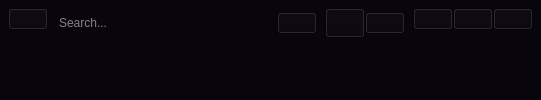
        <widget class="QFrame" name="header_frame">
         <property name="styleSheet">
          <string notr="true">background-color: rgb(9, 5, 13)</string>
         </property>
         <property name="frameShape">
          <enum>QFrame::StyledPanel</enum>
         </property>
         <property name="frameShadow">
          <enum>QFrame::Raised</enum>
         </property>
         <layout class="QHBoxLayout" name="horizontalLayout_2">
          <property name="spacing">
           <number>6</number>
          </property>
          <property name="leftMargin">
           <number>6</number>
          </property>
          <property name="topMargin">
           <number>6</number>
          </property>
          <property name="rightMargin">
           <number>6</number>
          </property>
          <property name="bottomMargin">
           <number>6</number>
          </property>
          <item alignment="Qt::AlignLeft|Qt::AlignTop">
           <widget class="QFrame" name="frame_5">
            <property name="frameShape">
             <enum>QFrame::StyledPanel</enum>
            </property>
            <property name="frameShadow">
             <enum>QFrame::Raised</enum>
            </property>
            <layout class="QHBoxLayout" name="horizontalLayout_7">
             <property name="spacing">
              <number>0</number>
             </property>
             <property name="leftMargin">
              <number>0</number>
             </property>
             <property name="topMargin">
              <number>0</number>
             </property>
             <property name="rightMargin">
              <number>0</number>
             </property>
             <property name="bottomMargin">
              <number>0</number>
             </property>
             <item alignment="Qt::AlignLeft|Qt::AlignTop">
              <widget class="QPushButton" name="open_close_side_bar">
               <property name="cursor">
                <cursorShape>PointingHandCursor</cursorShape>
               </property>
               <property name="text">
                <string/>
               </property>
               <property name="icon">
                <iconset>
                 <normaloff>qt_icons/align-left.svg</normaloff>qt_icons/align-left.svg</iconset>
               </property>
               <property name="iconSize">
                <size>
                 <width>30</width>
                 <height>30</height>
                </size>
               </property>
              </widget>
             </item>
            </layout>
           </widget>
          </item>
          <item alignment="Qt::AlignLeft|Qt::AlignTop">
           <widget class="QFrame" name="frame_3">
            <property name="frameShape">
             <enum>QFrame::StyledPanel</enum>
            </property>
            <property name="frameShadow">
             <enum>QFrame::Raised</enum>
            </property>
            <layout class="QHBoxLayout" name="horizontalLayout_6">
             <property name="spacing">
              <number>0</number>
             </property>
             <property name="leftMargin">
              <number>0</number>
             </property>
             <property name="topMargin">
              <number>0</number>
             </property>
             <property name="rightMargin">
              <number>0</number>
             </property>
             <property name="bottomMargin">
              <number>0</number>
             </property>
             <item alignment="Qt::AlignLeft">
              <widget class="QLineEdit" name="search_edit">
               <property name="minimumSize">
                <size>
                 <width>221</width>
                 <height>30</height>
                </size>
               </property>
               <property name="styleSheet">
                <string notr="true">color: white;
border-bottom: 3px solid rgb(230, 5, 64)</string>
               </property>
               <property name="placeholderText">
                <string>Search...</string>
               </property>
              </widget>
             </item>
             <item alignment="Qt::AlignLeft">
              <widget class="QPushButton" name="search">
               <property name="cursor">
                <cursorShape>PointingHandCursor</cursorShape>
               </property>
               <property name="text">
                <string/>
               </property>
               <property name="icon">
                <iconset>
                 <normaloff>qt_icons/search.svg</normaloff>qt_icons/search.svg</iconset>
               </property>
               <property name="iconSize">
                <size>
                 <width>30</width>
                 <height>30</height>
                </size>
               </property>
              </widget>
             </item>
            </layout>
           </widget>
          </item>
          <item alignment="Qt::AlignHCenter|Qt::AlignTop">
           <widget class="QFrame" name="frame_2">
            <property name="frameShape">
             <enum>QFrame::StyledPanel</enum>
            </property>
            <property name="frameShadow">
             <enum>QFrame::Raised</enum>
            </property>
            <layout class="QHBoxLayout" name="horizontalLayout_5">
             <property name="spacing">
              <number>0</number>
             </property>
             <property name="leftMargin">
              <number>0</number>
             </property>
             <property name="topMargin">
              <number>0</number>
             </property>
             <property name="rightMargin">
              <number>0</number>
             </property>
             <property name="bottomMargin">
              <number>0</number>
             </property>
             <item>
              <widget class="QPushButton" name="camera">
               <property name="minimumSize">
                <size>
                 <width>30</width>
                 <height>30</height>
                </size>
               </property>
               <property name="cursor">
                <cursorShape>PointingHandCursor</cursorShape>
               </property>
               <property name="text">
                <string/>
               </property>
               <property name="icon">
                <iconset>
                 <normaloff>qt_icons/camera.svg</normaloff>qt_icons/camera.svg</iconset>
               </property>
               <property name="iconSize">
                <size>
                 <width>30</width>
                 <height>30</height>
                </size>
               </property>
              </widget>
             </item>
             <item>
              <widget class="QPushButton" name="settings">
               <property name="cursor">
                <cursorShape>PointingHandCursor</cursorShape>
               </property>
               <property name="text">
                <string/>
               </property>
               <property name="icon">
                <iconset>
                 <normaloff>qt_icons/settings.svg</normaloff>qt_icons/settings.svg</iconset>
               </property>
               <property name="iconSize">
                <size>
                 <width>30</width>
                 <height>30</height>
                </size>
               </property>
              </widget>
             </item>
            </layout>
           </widget>
          </item>
          <item alignment="Qt::AlignRight|Qt::AlignTop">
           <widget class="QFrame" name="frame">
            <property name="frameShape">
             <enum>QFrame::StyledPanel</enum>
            </property>
            <property name="frameShadow">
             <enum>QFrame::Raised</enum>
            </property>
            <layout class="QHBoxLayout" name="horizontalLayout_4">
             <property name="spacing">
              <number>0</number>
             </property>
             <property name="leftMargin">
              <number>0</number>
             </property>
             <property name="topMargin">
              <number>0</number>
             </property>
             <property name="rightMargin">
              <number>0</number>
             </property>
             <property name="bottomMargin">
              <number>0</number>
             </property>
             <item>
              <widget class="QPushButton" name="minimize_window_button">
               <property name="cursor">
                <cursorShape>PointingHandCursor</cursorShape>
               </property>
               <property name="text">
                <string/>
               </property>
               <property name="icon">
                <iconset>
                 <normaloff>qt_icons/arrow-down-left.svg</normaloff>qt_icons/arrow-down-left.svg</iconset>
               </property>
               <property name="iconSize">
                <size>
                 <width>30</width>
                 <height>30</height>
                </size>
               </property>
              </widget>
             </item>
             <item>
              <widget class="QPushButton" name="restore_window_button">
               <property name="cursor">
                <cursorShape>PointingHandCursor</cursorShape>
               </property>
               <property name="text">
                <string/>
               </property>
               <property name="icon">
                <iconset>
                 <normaloff>qt_icons/maximize-2.svg</normaloff>qt_icons/maximize-2.svg</iconset>
               </property>
               <property name="iconSize">
                <size>
                 <width>30</width>
                 <height>30</height>
                </size>
               </property>
              </widget>
             </item>
             <item>
              <widget class="QPushButton" name="close_window_button">
               <property name="cursor">
                <cursorShape>PointingHandCursor</cursorShape>
               </property>
               <property name="text">
                <string/>
               </property>
               <property name="icon">
                <iconset>
                 <normaloff>qt_icons/x.svg</normaloff>qt_icons/x.svg</iconset>
               </property>
               <property name="iconSize">
                <size>
                 <width>30</width>
                 <height>30</height>
                </size>
               </property>
              </widget>
             </item>
            </layout>
           </widget>
          </item>
         </layout>
        </widget>
